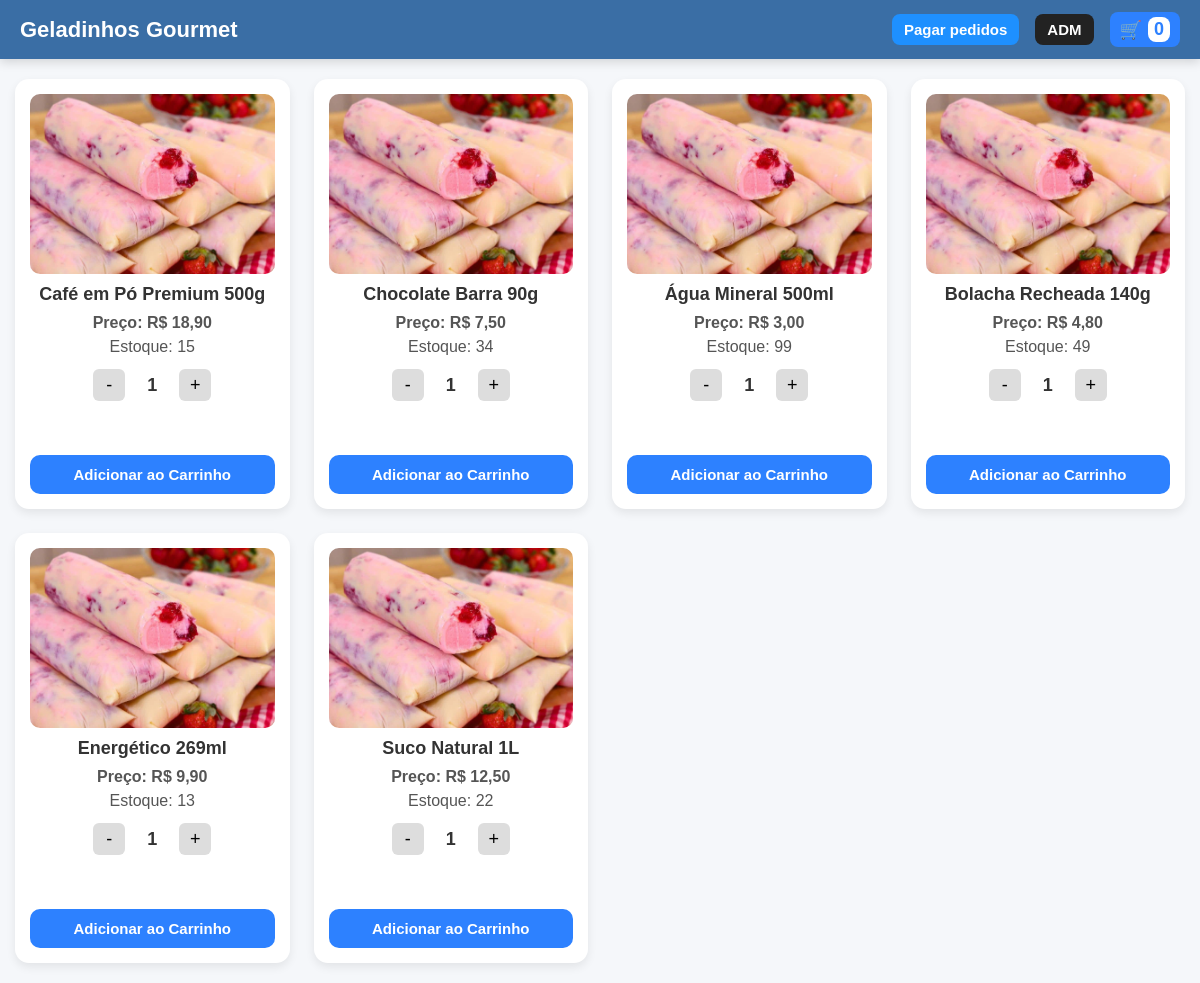
The app's page /, older data.
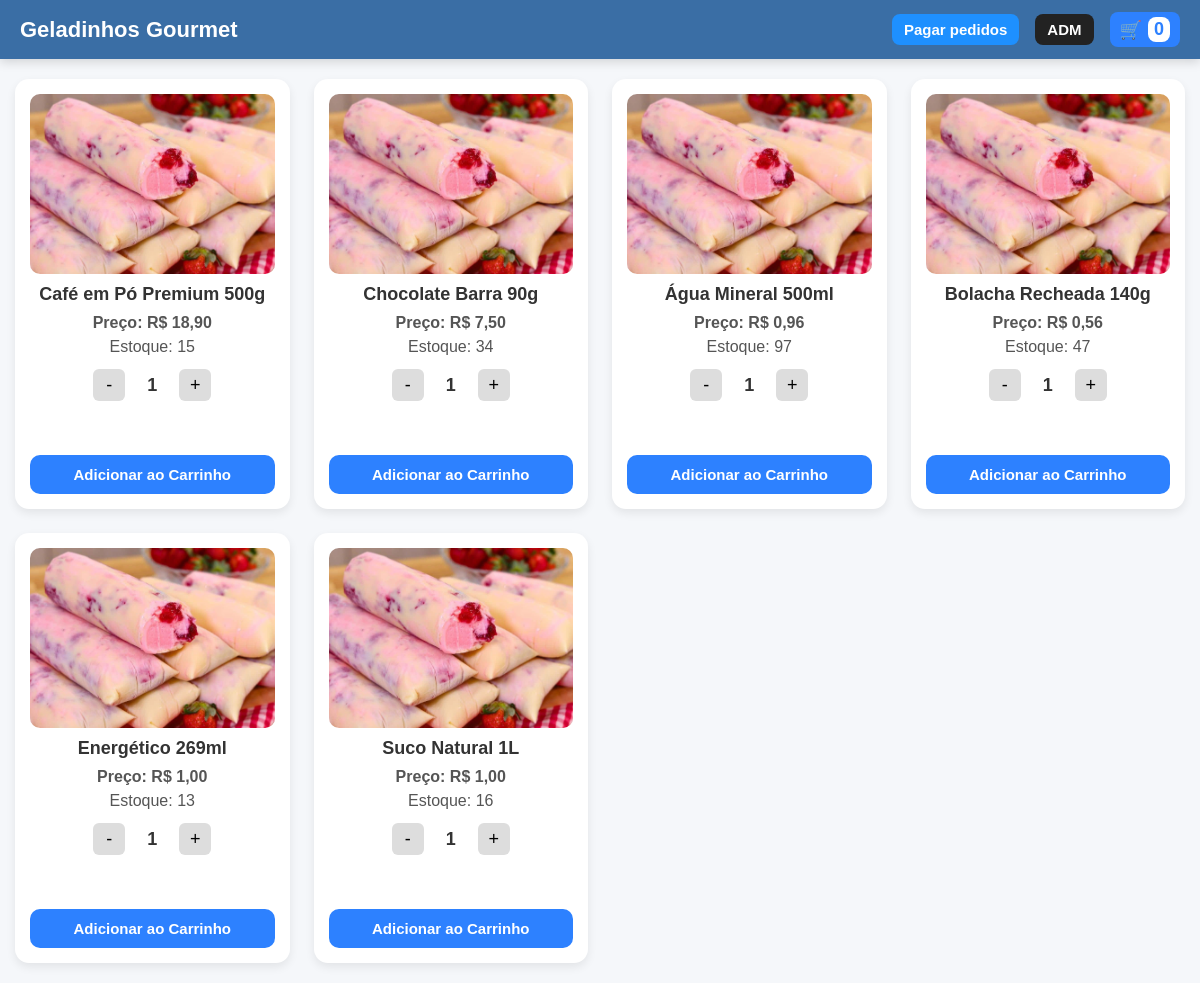
The same page, newer data.
### core/models.py (models this page shows, shortened)
class Produto(models.Model):
    nome = models.CharField(max_length=100)  # nome do produto
    preco = models.DecimalField(max_digits=8, decimal_places=2)  # preço
    estoque = models.IntegerField(default=0)  # quantidade em estoque
    imagem = models.ImageField(upload_to='produtos/')  # upload imagem
    descricao = models.TextField(blank=True, null=True)

### core/views.py (the view)
# urls.py: path('', views.home, name='home'),
def home(request):
    produtos = Produto.objects.all()
    return render(request, "home.html", {"produtos": produtos})

### core/templates/home.html (shortened to what this page needs)
{% load static %}
<!DOCTYPE html>
<html lang="pt-br">
<head>
    <link rel="stylesheet" href="{% static 'css/homee.css' %}">
</head>
<body>
    <div class="topbar">
        <h2>Geladinhos Gourmet</h2>
        <div class="menu">
            <a href="/pagar/" class="menu-link">Pagar pedidos</a>
            <a href="/painel/" class="btn-admin">ADM</a>
            <div class="carrinho-icone" onclick="window.location='/carrinho/'">
                🛒 <span id="carrinho-count">0</span>
            </div>
        </div>
    </div>
    <main class="produtos-container">
        {% for p in produtos %}
        <article class="produto">
            <img src="{{ p.imagem.url }}" alt="{{ p.nome }}">
            <div class="info">
                <h3>{{ p.nome }}</h3>
                <p class="preco">Preço: R$ {{ p.preco }}</p>
                <p class="estoque" data-estoque="{{ p.estoque }}">Estoque: {{ p.estoque }}</p>
                <div class="qtd-controle">
                    <button class="btn-menos">-</button>
                    <span class="qtd">1</span>
                    <button class="btn-mais">+</button>
                </div>
            </div>
            <button class="btn-add">Adicionar ao Carrinho</button>
        </article>
        {% endfor %}
    </main>
</body>
</html>

Row changes from the older to the newer data that the page shows:
changed Produto "Água Mineral 500ml": preco "3,00" → "0,96"; estoque "99" → "97"
changed Produto "Bolacha Recheada 140g": preco "4,80" → "0,56"; estoque "49" → "47"
changed Produto "Energético 269ml": preco "9,90" → "1,00"
changed Produto "Suco Natural 1L": preco "12,50" → "1,00"; estoque "22" → "16"
